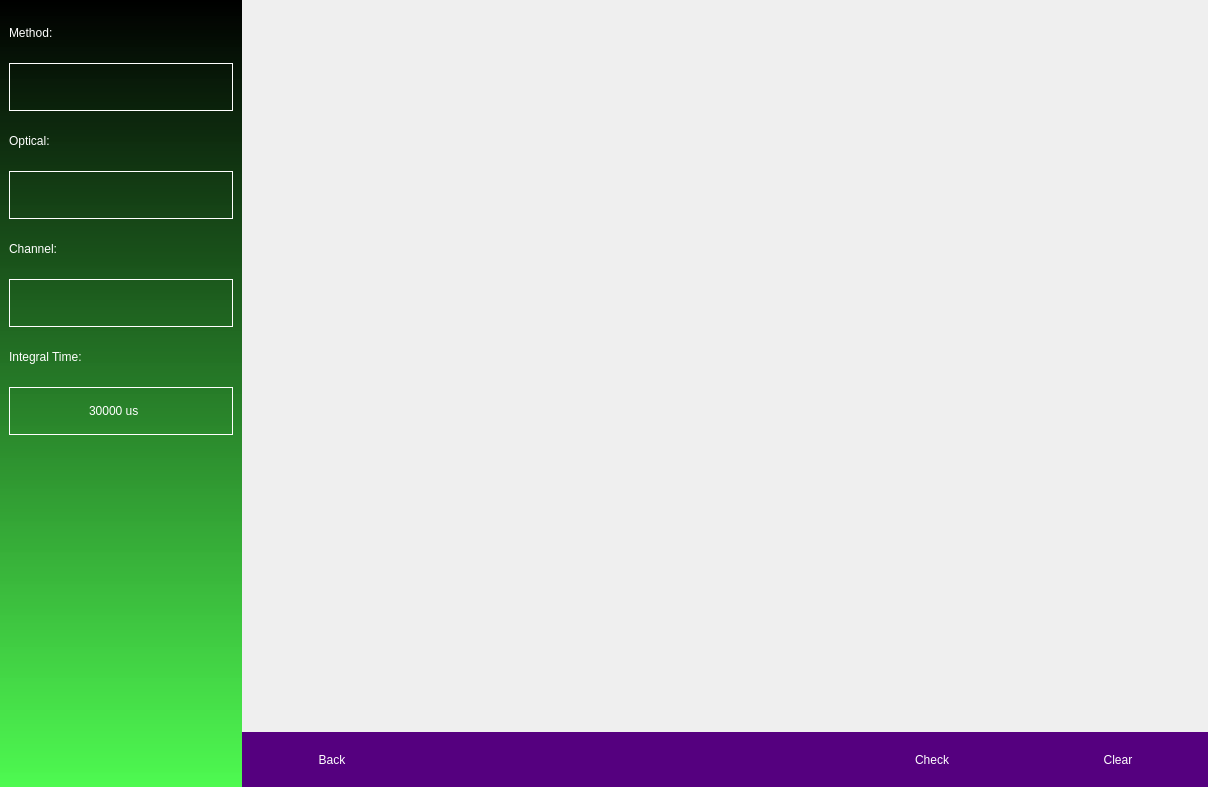
<?xml version="1.0" encoding="UTF-8"?>
<ui version="4.0">
 <class>DeviceCheckWindow</class>
 <widget class="QFrame" name="DeviceCheckWindow">
  <property name="geometry">
   <rect>
    <x>0</x>
    <y>0</y>
    <width>1208</width>
    <height>787</height>
   </rect>
  </property>
  <property name="windowTitle">
   <string>Frame</string>
  </property>
  <property name="frameShape">
   <enum>QFrame::NoFrame</enum>
  </property>
  <property name="frameShadow">
   <enum>QFrame::Raised</enum>
  </property>
  <layout class="QHBoxLayout" name="horizontalLayout" stretch="1,4">
   <property name="spacing">
    <number>0</number>
   </property>
   <property name="leftMargin">
    <number>0</number>
   </property>
   <property name="topMargin">
    <number>0</number>
   </property>
   <property name="rightMargin">
    <number>0</number>
   </property>
   <property name="bottomMargin">
    <number>0</number>
   </property>
   <item>
    <widget class="QFrame" name="frameLeft">
     <property name="styleSheet">
      <string notr="true">QFrame#frameLeft{
	background-color: qlineargradient(spread:pad, x1:1, y1:1, x2:1, y2:0, stop:0 rgba(61, 252, 64, 230), stop:1 rgba(0, 0, 0, 255));
}

QLabel{
	font: 18pt &quot;微软雅黑&quot;;
	color:white;
	background: transparent;
}

QLineEdit {   
	border: 1px solid white;
	selection-background-color: #0A246A;
	font: 12pt &quot;微软雅黑&quot;;
	color:white;
	background: transparent;
}   

QLineEdit[echoMode=&quot;3&quot;] {   
    lineedit-password-character: 9679;   
}
   
QLineEdit:read-only { 
	color: darkgray;
    background:transparent;   
}

QSpinBox, QDoubleSpinBox, QDateTimeEdit {
	border: 1px solid white;
	font: 12pt &quot;微软雅黑&quot;;
	color:white;
	background: transparent;
}

QSpinBox::up-button, QDoubleSpinBox::up-button, QDateTimeEdit::up-button {
	subcontrol-origin:border;
	subcontrol-position:right;
	padding-left: 10px;
	image: url(:/protein_icons/arrow_right.png);
	width: 24px;height: 28px; right:5px;
}
QSpinBox::down-button, QDoubleSpinBox::down-button, QDateTimeEdit::down-button {
	subcontrol-origin:border;
	subcontrol-position:left;
	padding-right: 10px;
	image: url(:/protein_icons/arrow_left.png);
	width: 24px;height: 28px; left:5px;
}
QSpinBox::up-button:pressed, QDoubleSpinBox::up-button:pressed, QDateTimeEdit::up-button:pressed {
	subcontrol-origin:border;
	subcontrol-position:right;
	image: url(:/protein_icons/arrow_right.png);
	width: 23px;height: 27px;
}
QSpinBox::down-button:pressed, QDoubleSpinBox::down-button:pressed, QDateTimeEdit::down-button:pressed {
	subcontrol-position:left;
	image: url(:/protein_icons/arrow_left.png);
	width: 23px;height: 27px;
}
QSpinBox::disabled, QDoubleSpinBox::disabled, QDateTimeEdit::disabled {
	color:darkgray;
}

QComboBox {
	border: 1px solid white;
	padding: 1px 18px 1px 3px;
	min-width: 6em;
	font: 12pt &quot;微软雅黑&quot;;
	color:white;
}

QComboBox::hover{
	padding-top: 3px;
	padding-left: 4px;
}

QComboBox:editable {
	background: white;
}

QComboBox:!editable, QComboBox::drop-down:editable {
	background: transparent;
}

QComboBox:!editable:on, QComboBox::drop-down:editable:on {
	background: transparent;
}

QComboBox:on {
	padding-top: 3px;padding-left: 4px;
}

QComboBox::drop-down {
	subcontrol-origin: padding;
	subcontrol-position: right;
	border: 0px solid white;
	width:40px;height:40px;
	border-top-right-radius: 3px;
	border-bottom-right-radius: 3px;
}

QComboBox::down-arrow {
	image: url(:/protein_icons/arrow_down.png);
	width: 24px;height: 28px;
}

QComboBox::down-arrow:on { 
	top: 1px;left: 1px;
}

QComboBox QAbstractItemView {
	color: white;
	border:0px solid white;
	selection-background-color: rgba(255, 255, 255, 50);
	background: blue;
}

QComboBox QAbstractItemView::item { 
	font: 12pt &quot;微软雅黑&quot;;
	min-height: 48px;
	min-width: 60px;
}
QGroupBox {
	font: 12pt &quot;微软雅黑&quot;;
}

QGroupBox::title {
	color: white;
}
</string>
     </property>
     <property name="frameShape">
      <enum>QFrame::NoFrame</enum>
     </property>
     <property name="frameShadow">
      <enum>QFrame::Raised</enum>
     </property>
     <layout class="QVBoxLayout" name="verticalLayout" stretch="0,0,0,0,0,0,0,0,1,0">
      <property name="spacing">
       <number>6</number>
      </property>
      <item>
       <widget class="QLabel" name="labelMethod">
        <property name="minimumSize">
         <size>
          <width>0</width>
          <height>48</height>
         </size>
        </property>
        <property name="text">
         <string>Method:</string>
        </property>
       </widget>
      </item>
      <item>
       <widget class="QComboBox" name="comboBoxMethod">
        <property name="minimumSize">
         <size>
          <width>149</width>
          <height>48</height>
         </size>
        </property>
       </widget>
      </item>
      <item>
       <widget class="QLabel" name="labelOptical">
        <property name="minimumSize">
         <size>
          <width>0</width>
          <height>48</height>
         </size>
        </property>
        <property name="text">
         <string>Optical:</string>
        </property>
       </widget>
      </item>
      <item>
       <widget class="QComboBox" name="comboBoxOptical">
        <property name="minimumSize">
         <size>
          <width>149</width>
          <height>48</height>
         </size>
        </property>
       </widget>
      </item>
      <item>
       <widget class="QLabel" name="labelChannel">
        <property name="minimumSize">
         <size>
          <width>0</width>
          <height>48</height>
         </size>
        </property>
        <property name="text">
         <string>Channel:</string>
        </property>
       </widget>
      </item>
      <item>
       <widget class="QComboBox" name="comboBoxChannel">
        <property name="minimumSize">
         <size>
          <width>149</width>
          <height>48</height>
         </size>
        </property>
       </widget>
      </item>
      <item>
       <widget class="QLabel" name="labelIntergralTime">
        <property name="minimumSize">
         <size>
          <width>0</width>
          <height>48</height>
         </size>
        </property>
        <property name="text">
         <string>Integral Time:</string>
        </property>
       </widget>
      </item>
      <item>
       <widget class="QSpinBox" name="spinBoxIntergralTime">
        <property name="minimumSize">
         <size>
          <width>0</width>
          <height>48</height>
         </size>
        </property>
        <property name="alignment">
         <set>Qt::AlignCenter</set>
        </property>
        <property name="suffix">
         <string> us</string>
        </property>
        <property name="prefix">
         <string/>
        </property>
        <property name="minimum">
         <number>10</number>
        </property>
        <property name="maximum">
         <number>200000</number>
        </property>
        <property name="value">
         <number>30000</number>
        </property>
       </widget>
      </item>
      <item>
       <spacer name="verticalSpacer">
        <property name="orientation">
         <enum>Qt::Vertical</enum>
        </property>
        <property name="sizeHint" stdset="0">
         <size>
          <width>20</width>
          <height>96</height>
         </size>
        </property>
       </spacer>
      </item>
      <item>
       <widget class="QFrame" name="frameKeyboard">
        <property name="frameShape">
         <enum>QFrame::NoFrame</enum>
        </property>
        <property name="frameShadow">
         <enum>QFrame::Raised</enum>
        </property>
       </widget>
      </item>
     </layout>
    </widget>
   </item>
   <item>
    <layout class="QVBoxLayout" name="verticalLayout_2" stretch="1,0">
     <property name="spacing">
      <number>0</number>
     </property>
     <item>
      <widget class="QFrame" name="framePlot">
       <property name="frameShape">
        <enum>QFrame::NoFrame</enum>
       </property>
       <property name="frameShadow">
        <enum>QFrame::Raised</enum>
       </property>
      </widget>
     </item>
     <item>
      <widget class="QFrame" name="frameBottom">
       <property name="minimumSize">
        <size>
         <width>0</width>
         <height>55</height>
        </size>
       </property>
       <property name="autoFillBackground">
        <bool>false</bool>
       </property>
       <property name="styleSheet">
        <string notr="true">QFrame#frameBottom{
	background-color: rgb(85, 0, 127);
}

QToolButton{
	color:white;
	font: 18pt &quot;微软雅黑&quot;;
}</string>
       </property>
       <property name="frameShape">
        <enum>QFrame::NoFrame</enum>
       </property>
       <property name="frameShadow">
        <enum>QFrame::Raised</enum>
       </property>
       <layout class="QHBoxLayout" name="horizontalLayout_2">
        <property name="leftMargin">
         <number>0</number>
        </property>
        <property name="topMargin">
         <number>0</number>
        </property>
        <property name="rightMargin">
         <number>0</number>
        </property>
        <property name="bottomMargin">
         <number>0</number>
        </property>
        <item>
         <widget class="QToolButton" name="toolButtonBack">
          <property name="sizePolicy">
           <sizepolicy hsizetype="Preferred" vsizetype="Preferred">
            <horstretch>0</horstretch>
            <verstretch>0</verstretch>
           </sizepolicy>
          </property>
          <property name="minimumSize">
           <size>
            <width>180</width>
            <height>0</height>
           </size>
          </property>
          <property name="text">
           <string>Back</string>
          </property>
          <property name="autoRaise">
           <bool>true</bool>
          </property>
         </widget>
        </item>
        <item>
         <spacer name="horizontalSpacer">
          <property name="orientation">
           <enum>Qt::Horizontal</enum>
          </property>
          <property name="sizeHint" stdset="0">
           <size>
            <width>403</width>
            <height>20</height>
           </size>
          </property>
         </spacer>
        </item>
        <item>
         <widget class="QToolButton" name="toolButtonCheck">
          <property name="sizePolicy">
           <sizepolicy hsizetype="Preferred" vsizetype="Preferred">
            <horstretch>0</horstretch>
            <verstretch>0</verstretch>
           </sizepolicy>
          </property>
          <property name="minimumSize">
           <size>
            <width>180</width>
            <height>0</height>
           </size>
          </property>
          <property name="text">
           <string>Check</string>
          </property>
          <property name="autoRaise">
           <bool>true</bool>
          </property>
         </widget>
        </item>
        <item>
         <widget class="QToolButton" name="toolButtonClear">
          <property name="sizePolicy">
           <sizepolicy hsizetype="Preferred" vsizetype="Preferred">
            <horstretch>0</horstretch>
            <verstretch>0</verstretch>
           </sizepolicy>
          </property>
          <property name="minimumSize">
           <size>
            <width>180</width>
            <height>0</height>
           </size>
          </property>
          <property name="text">
           <string>Clear</string>
          </property>
          <property name="autoRaise">
           <bool>true</bool>
          </property>
         </widget>
        </item>
       </layout>
      </widget>
     </item>
    </layout>
   </item>
  </layout>
 </widget>
 <resources/>
 <connections/>
</ui>
